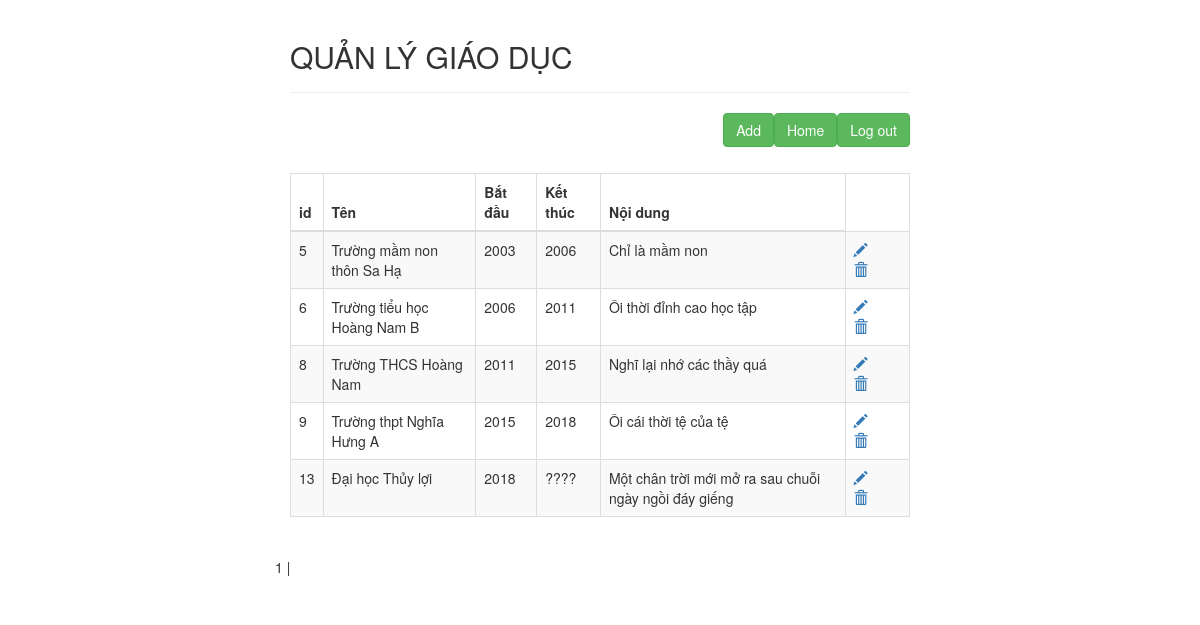
Screenshot of /displayedu.php with the database file from the repository.
### tables this page shows
CREATE TABLE `edu` (
  `idedu` mediumint(6) UNSIGNED NOT NULL,
  `nameedu` varchar(100) NOT NULL,
  `noidungedu` varchar(1000) NOT NULL,
  `timestart` varchar(6) NOT NULL,
  `timeend` varchar(6) NOT NULL
);

### displayedu.php (the view, shortened to what this page needs)
<!DOCTYPE html>
<html lang="en">
<head>
    <link rel="stylesheet" href="https://maxcdn.bootstrapcdn.com/bootstrap/3.3.7/css/bootstrap.css">
</head>
<body>
<?php
        $conn = mysqli_connect('localhost', 'root','', 'btl2');
        $result = mysqli_query($conn, 'select count(idedu) as total from edu');
        $row = mysqli_fetch_assoc($result);
        $total_records = $row['total'];
        $current_page = isset($_GET['page']) ? $_GET['page'] : 1;
        $limit = 25;
        $total_page = ceil($total_records / $limit);
        $start = ($current_page - 1) * $limit;
        ?>
    <div class="wrapper">
        <div class="container-fluid">
            <div class="row">
                <div class="col-md-12">
                    <div class="page-header clearfix">
                        <h2 class="pull-left">QUẢN LÝ GIÁO DỤC</h2>
                    </div>
                    <div>
                        <a href="logout.php" class="btn btn-success pull-right">Log out</a>
                        <a href="read.php" class="btn btn-success pull-right">Home</a>
                        <a href="addedu.php" class="btn btn-success pull-right">Add</a>
                    </div>
                    <br>
                    <br>
                    <br>
                    <?php
                    require_once "config.php";
                    $sql = "SELECT * FROM skin";
                    if($result = mysqli_query($conn, "SELECT * FROM edu LIMIT $start, $limit")){
                        if(mysqli_num_rows($result) > 0){
                            echo "<table class='table table-bordered table-striped'>";
                                echo "<thead>";
                                    echo "<tr>";
                                        echo "<th>id</th>";
                                        echo "<th>Tên</th>";
                                        echo "<th>Bắt đầu</th>";
                                        echo "<th>Kết thúc</th>";
                                        echo "<th>Nội dung</th>";
                                    echo "</tr>";
                                echo "</thead>";
                                echo "<tbody>";
                                while ($row = mysqli_fetch_assoc($result)){
                                    echo "<tr>";
                                        echo "<td>" . $row['idedu'] . "</td>";
                                        echo "<td>" . $row['nameedu'] . "</td>";
                                        echo "<td>" . $row['timestart'] . "</td>";
                                        echo "<td>" . $row['timeend'] . "</td>";
                                        echo "<td>" . $row['noidungedu'] . "</td>";
                                        echo "<td>";
                                            echo "<a href='updateedu.php?id=". $row['idedu'] ."' title='Update Record' data-toggle='tooltip'><span class='glyphicon glyphicon-pencil'></span></a>";
                                            echo "<a href='deleteedu.php?id=". $row['idedu'] ."' title='Delete Record' data-toggle='tooltip'><span class='glyphicon glyphicon-trash'></span></a>";
                                        echo "</td>";
                                    echo "</tr>";
                                }
                                echo "</tbody>";
                            echo "</table>";
                        }
                    } else{
                        echo "ERROR: Could not able to execute $sql. " . mysqli_error($conn);
                    }
                    ?>
                </div>
                <div class="pagination">
           <?php
            for ($i = 1; $i <= $total_page; $i++){
                if ($i == $current_page){
                    echo '<span>'.$i.'</span> | ';
                }
                else{
                    echo '<a href="displayedu.php?page='.$i.'">'.$i.'</a> | ';
                }
            }
           ?>
        </div>
            </div>
        </div>
    </div>
</body>
</html>

### displayedu.php (style rules this page uses)
.wrapper { width: 650px; margin: 0 auto; }
.page-header h2 { margin-top: 0; }
table tr td:last-child a { margin-right: 15px; }

### rows the page displays
edu: idedu "5", nameedu "Trường mầm non thôn Sa Hạ", timestart "2003", timeend "2006", noidungedu "Chỉ là mầm non"
edu: idedu "6", nameedu "Trường tiểu học Hoàng Nam B", timestart "2006", timeend "2011", noidungedu "Ôi thời đỉnh cao học tập"
edu: idedu "8", nameedu "Trường THCS Hoàng Nam", timestart "2011", timeend "2015", noidungedu "Nghĩ lại nhớ các thầy quá"
edu: idedu "9", nameedu "Trường thpt Nghĩa Hưng A", timestart "2015", timeend "2018", noidungedu "Ôi cái thời tệ của tệ"
edu: idedu "13", nameedu "Đại học Thủy lợi", timestart "2018", timeend "????", noidungedu "Một chân trời mới mở ra sau chuỗi ngày ngồi đáy giếng"
